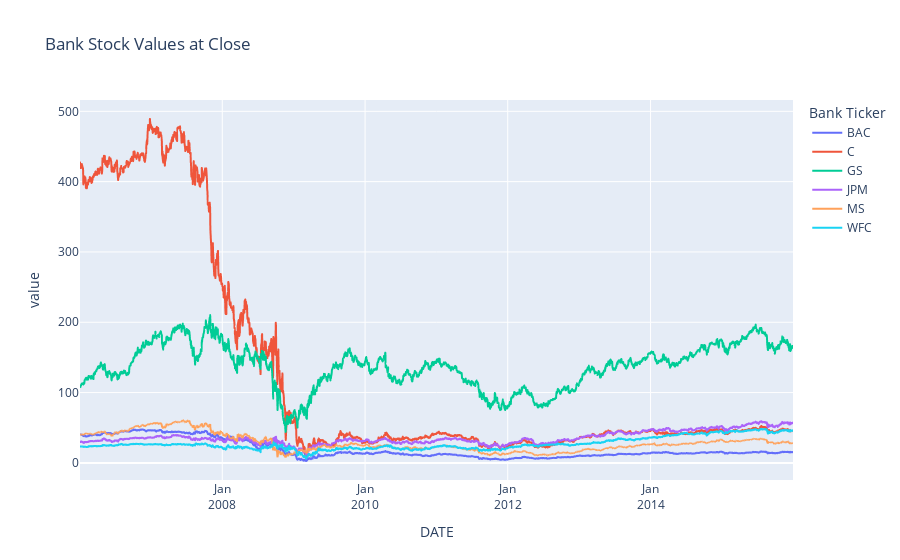

The notebook cell saved with this chart:
### Code cell
fig = px.line(xs_close, x = "DATE", y = xs_close.columns,
             hover_data={"DATE": "|%B %d, %Y"}, 
             title = "Bank Stock Values at Close")
fig.update_xaxes(
    tickformat="%b\n%Y",
    )
fig.show()

### Figure 1 — Plotly figure (JSON) as saved in the notebook; plotly's stock layout.template omitted (floating-point values rounded to 4 significant figures; data arrays with more than 128 entries replaced by an {"elided": "..."} marker saying what was removed)
{"data": [{"hovertemplate": "Bank Ticker=BAC<br>DATE=%{x|%B %d, %Y}<br>value=%{y}<extra></extra>", "legendgroup": "BAC", "line": {"color": "#636efa", "dash": "solid"}, "marker": {"symbol": "circle"}, "mode": "lines", "name": "BAC", "showlegend": true, "type": "scattergl", "x": {"elided": "2517 str values"}, "xaxis": "x", "y": {"elided": "2517 float values"}, "yaxis": "y"}, {"hovertemplate": "Bank Ticker=C<br>DATE=%{x|%B %d, %Y}<br>value=%{y}<extra></extra>", "legendgroup": "C", "line": {"color": "#EF553B", "dash": "solid"}, "marker": {"symbol": "circle"}, "mode": "lines", "name": "C", "showlegend": true, "type": "scattergl", "x": {"elided": "2517 str values"}, "xaxis": "x", "y": {"elided": "2517 float values"}, "yaxis": "y"}, {"hovertemplate": "Bank Ticker=GS<br>DATE=%{x|%B %d, %Y}<br>value=%{y}<extra></extra>", "legendgroup": "GS", "line": {"color": "#00cc96", "dash": "solid"}, "marker": {"symbol": "circle"}, "mode": "lines", "name": "GS", "showlegend": true, "type": "scattergl", "x": {"elided": "2517 str values"}, "xaxis": "x", "y": {"elided": "2517 float values"}, "yaxis": "y"}, {"hovertemplate": "Bank Ticker=JPM<br>DATE=%{x|%B %d, %Y}<br>value=%{y}<extra></extra>", "legendgroup": "JPM", "line": {"color": "#ab63fa", "dash": "solid"}, "marker": {"symbol": "circle"}, "mode": "lines", "name": "JPM", "showlegend": true, "type": "scattergl", "x": {"elided": "2517 str values"}, "xaxis": "x", "y": {"elided": "2517 float values"}, "yaxis": "y"}, {"hovertemplate": "Bank Ticker=MS<br>DATE=%{x|%B %d, %Y}<br>value=%{y}<extra></extra>", "legendgroup": "MS", "line": {"color": "#FFA15A", "dash": "solid"}, "marker": {"symbol": "circle"}, "mode": "lines", "name": "MS", "showlegend": true, "type": "scattergl", "x": {"elided": "2517 str values"}, "xaxis": "x", "y": {"elided": "2517 float values"}, "yaxis": "y"}, {"hovertemplate": "Bank Ticker=WFC<br>DATE=%{x|%B %d, %Y}<br>value=%{y}<extra></extra>", "legendgroup": "WFC", "line": {"color": "#19d3f3", "dash": "solid"}, "marker": {"symbol": "circle"}, "mode": "lines", "name": "WFC", "showlegend": true, "type": "scattergl", "x": {"elided": "2517 str values"}, "xaxis": "x", "y": {"elided": "2517 float values"}, "yaxis": "y"}], "layout": {"legend": {"title": {"text": "Bank Ticker"}, "tracegroupgap": 0}, "title": {"text": "Bank Stock Values at Close"}, "xaxis": {"anchor": "y", "domain": [0, 1], "tickformat": "%b\n%Y", "title": {"text": "DATE"}}, "yaxis": {"anchor": "x", "domain": [0, 1], "title": {"text": "value"}}}}
